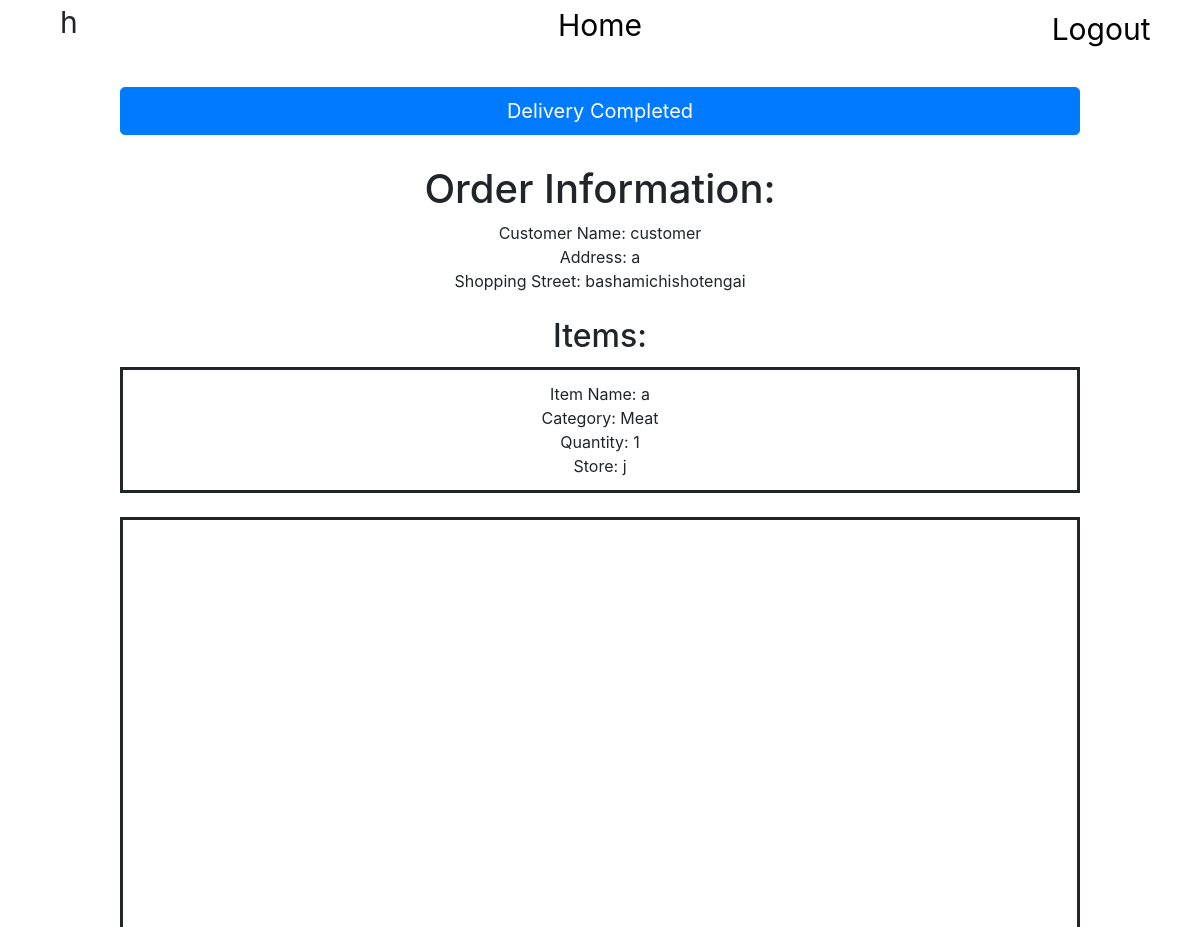
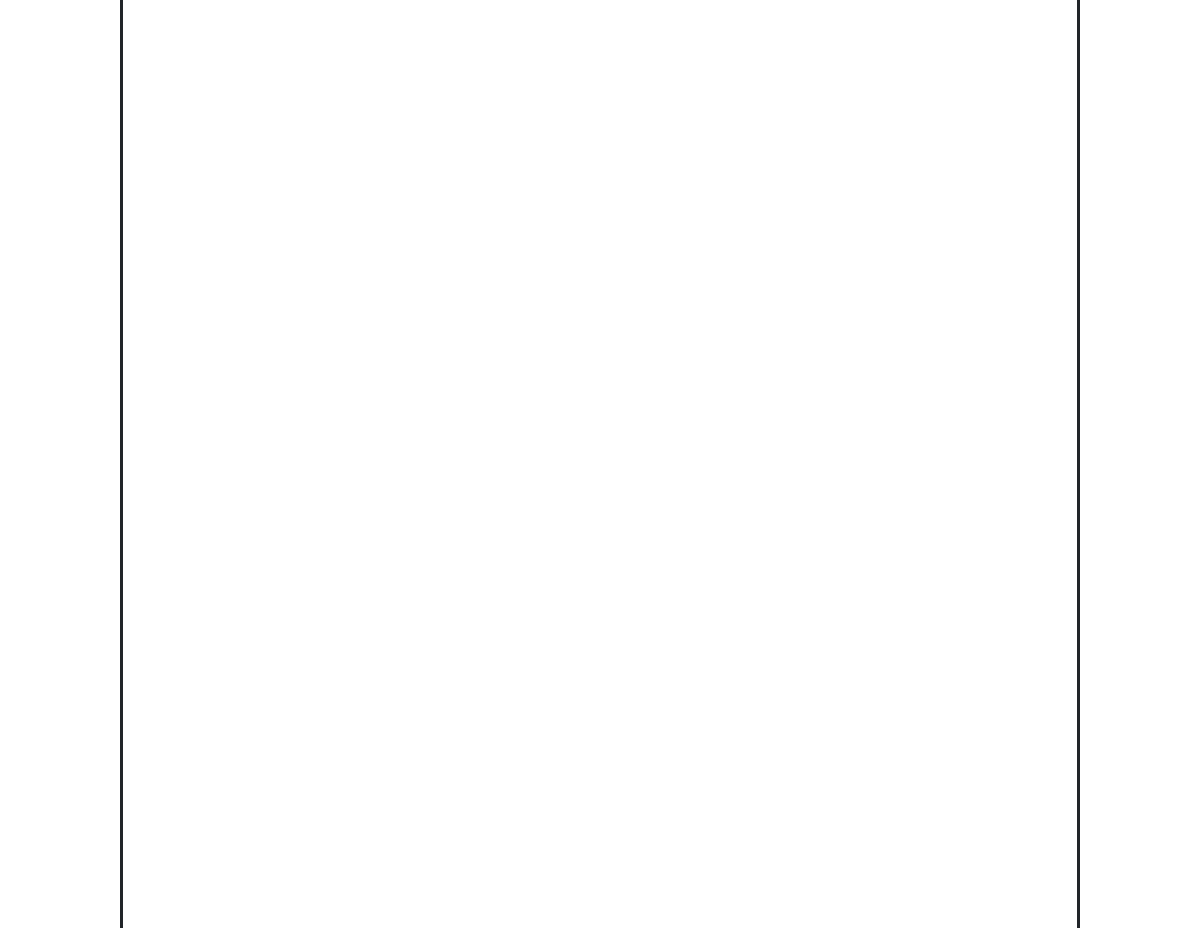
The app's page /helper_delivery/3 (signed in) with its own data (2 pictures, top to bottom).
### yocalshops/models.py (models this page shows, shortened)
class Customer(models.Model):
    user = models.OneToOneField(User, null=True, on_delete=models.CASCADE)
    name = models.CharField(max_length=100, null=True)
    address = models.CharField(max_length=100, null=True)
    shoppingstreet = models.ForeignKey(
        ShoppingStreet, null=True, on_delete=models.SET_NULL)
    STATUS = (
        ("Pending", "Pending"),
        ("On The way", "On The Way")
    )
    status = models.CharField(max_length=200, null=True, choices=STATUS)
    helper = models.ForeignKey(
        Helper, null=True, on_delete=models.SET_NULL)

class ShoppingStreet(models.Model):
    name = models.CharField(max_length=200, null=True)
    ward = models.CharField(max_length=200, null=True)
    town = models.CharField(max_length=200, null=True)
    latitude = models.FloatField()
    longitude = models.FloatField()
    def __str__(self):
        return str(self.name)

class Item(models.Model):
    name = models.CharField(max_length=200, null=True)
    CATEGORY = (
        ("Meat", "Meat"),
        ("Fish", "Fish"),
        ("Vegetable", "Vegetable"),
        ("Fruits", "Fruits"),
        ("Others", "Others")
    )
    category = models.CharField(max_length=200, null=True, choices=CATEGORY)
    quantity = models.IntegerField(null=True)
    store = models.CharField(max_length=200, null=True)
    customer = models.ForeignKey(
        Customer, null=True, on_delete=models.CASCADE)
    def __str__(self):
        return str(self.name)

### yocalshops/views.py (the view, shortened to what this page needs)
# urls.py: path("helper_delivery/<int:c_id>",
def helper_delivery(request, c_id):
    if c_id != 0:
        customer = Customer.objects.get(id=c_id)
        helper = Helper.objects.get(name=request.user.username)
        customer.helper = helper
        customer.status = "On The Way"
        customer.save()
        shoppingstreet = customer.shoppingstreet
        items = Item.objects.filter(customer=customer)
        context = {"customer": customer,
                   "items": items, "c_id": c_id, "shoppingstreet": shoppingstreet}
    else:
        context = {"c_id": c_id}
    return render(request, "yocalshops/helper_delivery.html", context)

### yocalshops/templates/yocalshops/helper_delivery.html (shortened to what this page needs)
<!DOCTYPE html>
<html lang="en">
    <head>
        <link rel="stylesheet" href="https://maxcdn.bootstrapcdn.com/bootstrap/4.0.0/css/bootstrap.min.css">
    </head>
    <body style = "background: white">
        <div class="top">
            {{ request.user }}
        </div>
        <a  class="btn btn-lg btn-block " href="{% url 'helper_home' %}" style = "text-align: center; font-size: 30px; transform: translateY(-10%);" role="button">Home</a>
        <div class="logout">
            <a href="{% url 'logout' %}" style="float: right; font-size: 30px; transform: translateY(-125%)translateX(-50%); ">Logout</a>
        </div>
        {% if c_id == 0 %}
            <p style="position:absolute; width: 100%; font-size: 50px; top:50%; left: 50%; transform: translateX(-30%) translateY(-50%);">You Have Not Accepted Any Order Yet!</p>
        {% else %}
            <form method="POST" action="" class="button">
                <input type="submit" value="Delivery Completed" class="btn btn-primary btn-lg btn-block">
            </form>
            <div class="order">
                <h1 class="orderhead">Order Information:</h1>
                Customer Name: {{customer.name}}
                <br>
                Address: {{customer.address}}
                <br>
                Shopping Street: {{customer.shoppingstreet}}
            </div>
            <div class="items">
                <h2 class="itemhead">Items:</h2>
                {% for name in items %}
                <div class="item">
                    Item Name: {{name}}
                    <br>
                    Category: {{name.category}}
                    <br>
                    Quantity: {{name.quantity}}
                    <br>
                    Store: {{name.store}}
                </div>
                {% endfor %}
            </div>
            <div id="map"></div>
        {% endif %}
    </body>
</html>

### yocalshops/templates/yocalshops/helper_delivery.html (style rules this page uses)
* { margin: auto; }
.top { font-size: 30px; position: absolute; top:0; left: 5%; float: left; }
.logout { text-align: right; font-size: 30px; }
a:link { color: black; background-color: transparent; text-decoration: none; }
#map { position: absolute; height: 80%; width: 80%; margin:auto; margin-top:2%; margin-left:10%; border-style: solid; }
.order { text-align:center; margin-top:2.5% }
.items { text-align:center; margin-top:2% }
.item { padding:1%; width:80%; margin:auto; margin-top:1%; border: solid; }
.button { text-align:center; width:80%; margin-top:2%; }

### records on screen
Customer: name "customer", address "a", shoppingstreet "bashamichishotengai"
Item: name "a", category "Meat", quantity "1", store "j"

### other values on screen
{{ request.user }} "h"
